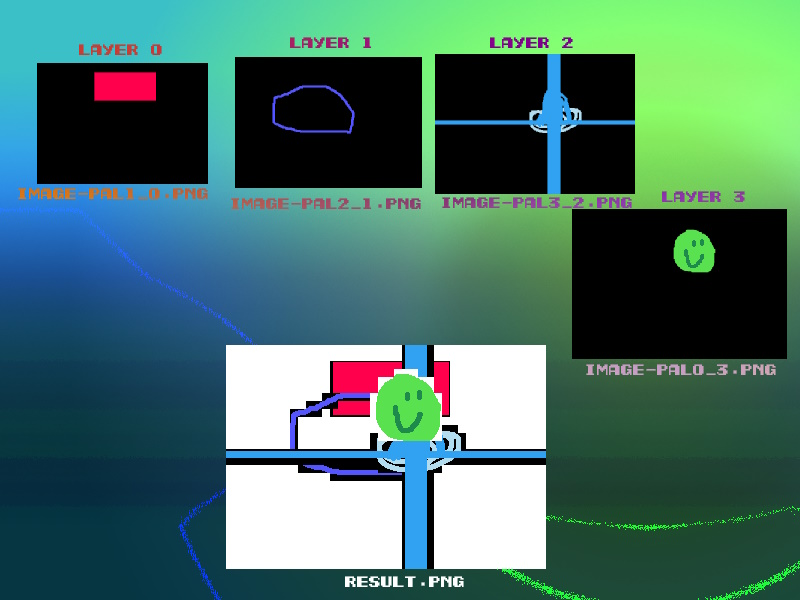
#> input picture tools/paletteMergerForSGDK-main/gitImages/SGDK_PaletteMerger_1.jpg, 800 x 600 px
$ python -i generate_guided_anime_route.py   (imports and definitions only)
#> lines starting #> are read from the running program, lines starting #| are printed output that depends on the picture
#> further down, picture is the input picture: PIL image 800x600 RGB; mean R, G, B 70.1, 112.7, 102.2
from __future__ import annotations

import argparse
import json
from collections import deque
from pathlib import Path

from PIL import Image, ImageEnhance


# [8 lines left out: function parse_args, not called in this run]


def resize_scene(img: Image.Image) -> Image.Image:
    return img.convert("RGBA").resize((448, 224), Image.LANCZOS)


def extract_palette_components(img: Image.Image) -> tuple[list[tuple[int, int, int]], tuple[int, int, int]]:
    width, height = img.size
#> width = 800; height = 600
    crop = img.crop((width - 260, height - 210, width - 10, height - 10)).convert("RGB")
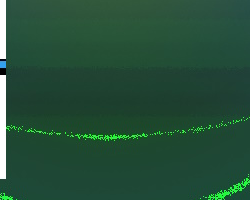
#> crop: PIL image 250x200 RGB; mean R, G, B 37.5, 79.3, 56.8
    panel = crop.crop((65, 70, 245, 195))
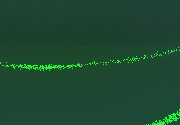
#> panel: PIL image 180x125 RGB; mean R, G, B 29.9, 72.4, 49.4
    pw, ph = panel.size
#> pw = 180; ph = 125

    visited = [[False] * pw for _ in range(ph)]
    components: list[tuple[tuple[int, int, int, int], int, tuple[int, int, int]]] = []

    for y in range(ph):
        for x in range(pw):
            if visited[y][x]:
                continue
            visited[y][x] = True
            r, g, b = panel.getpixel((x, y))
            if r > 235 and g > 235 and b > 235:
                continue
            queue = deque([(x, y)])
            pts: list[tuple[int, int]] = []
            while queue:
                cx, cy = queue.popleft()
                pts.append((cx, cy))
                for nx, ny in ((cx + 1, cy), (cx - 1, cy), (cx, cy + 1), (cx, cy - 1)):
                    if 0 <= nx < pw and 0 <= ny < ph and not visited[ny][nx]:
                        visited[ny][nx] = True
                        rr, gg, bb = panel.getpixel((nx, ny))
                        if not (rr > 235 and gg > 235 and bb > 235):
                            queue.append((nx, ny))
            if len(pts) >= 80:
                xs = [p[0] for p in pts]
                ys = [p[1] for p in pts]
                x0, x1 = min(xs), max(xs)
                y0, y1 = min(ys), max(ys)
                cx, cy = (x0 + x1) // 2, (y0 + y1) // 2
                components.append(((x0, y0, x1, y1), len(pts), panel.getpixel((cx, cy))))
#> after the loop, components = [((0, 0, 179, 124), 22500, (0, 101, 1))]; pts = 22500 items; visited = 125 items

    # First component is usually scene bleed, not swatch.
    swatches = [color for (bbox, _, color) in sorted(components) if not (bbox[0] == 0 and bbox[1] == 0)]
#> swatches = []
#> (the run stopped early here; a loop or call above may not have finished)
